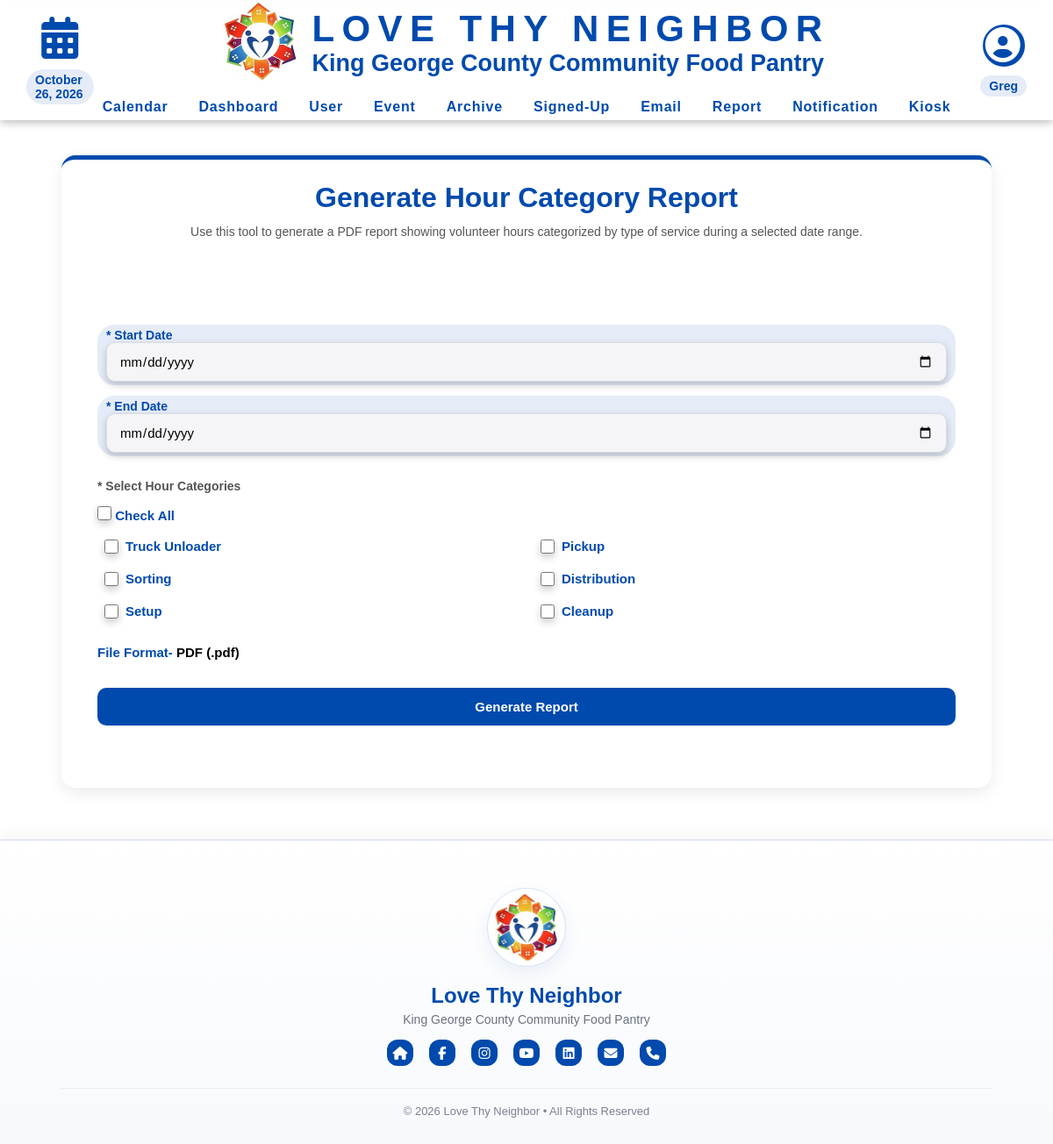
The page /hourCategoryReport.php (signed in) on the database as committed earlier.
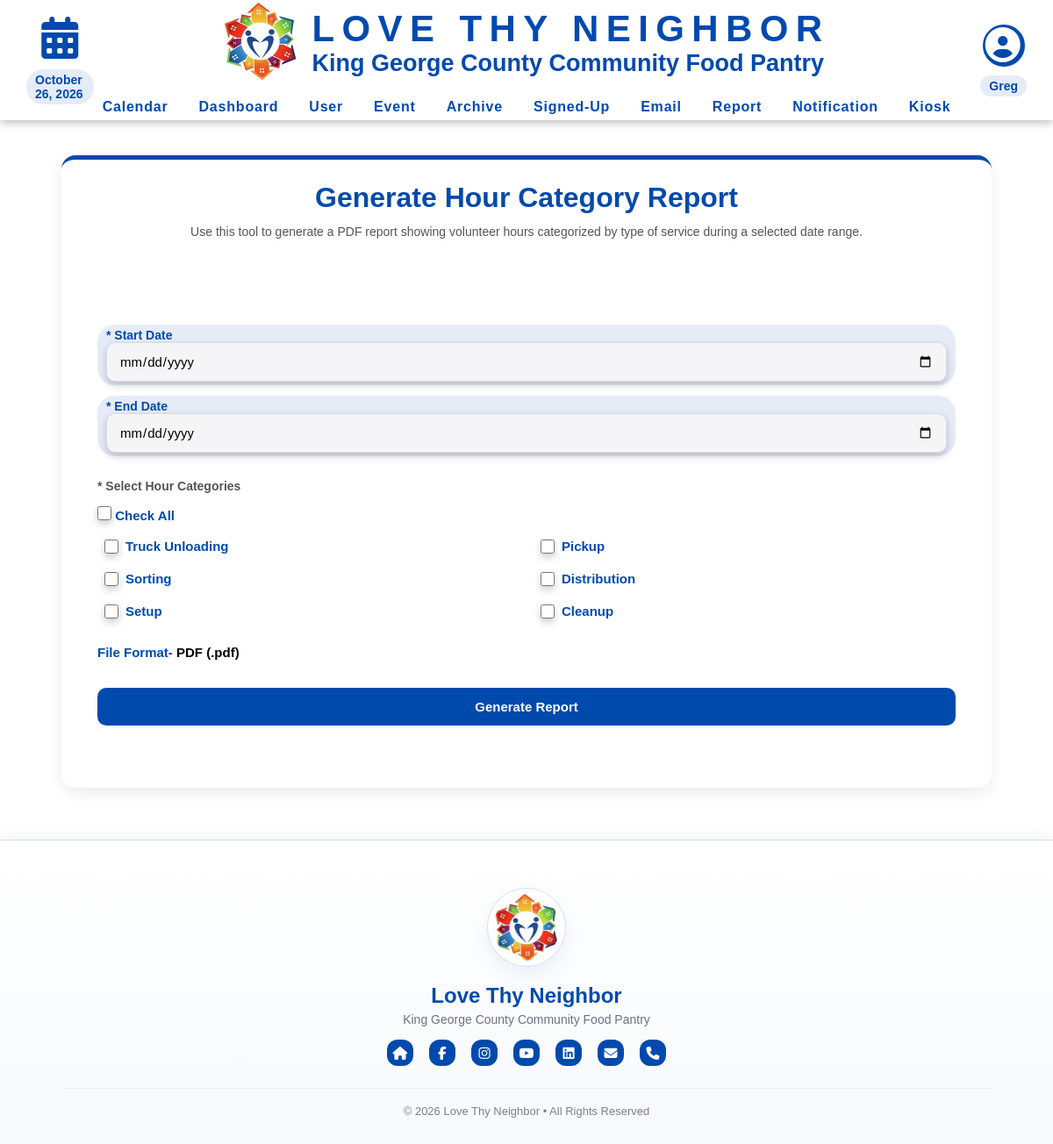
The same page on the database as committed later.
### tables this page shows
CREATE TABLE `dbroles` (
  `role_id` int NOT NULL AUTO_INCREMENT,
  `role` varchar(255) DEFAULT NULL,
  `role_description` text,
  `shift_group` enum('Early','Main','Late') NOT NULL DEFAULT 'Main',
  PRIMARY KEY (`role_id`)
);

### hourCategoryReport.php (the view, shortened to what this page needs)
<?php
$sdate = $_POST['sdate'] ?? '';
$edate = $_POST['edate'] ?? '';
$selectedRoles = $_POST['roles'] ?? [];
$roles = [];
$con = connect();
$querey = "SELECT role_id, role FROM dbroles ORDER BY role_id ASC";
$stmt = $con->prepare($querey);
$stmt->execute();
$stmt->bind_result($roleId, $roleName);
while ($stmt->fetch()) {
    $roles[] = [$roleId, $roleName];
}
?>
<!DOCTYPE html>
<html lang="en">
<head>
    <link href="css/layoutInfo.css" rel="stylesheet">
    <?php require_once('header.php'); ?>
</head>
<body>
    <div class="page-wrapper">
            <div class="info-card">
                <div class="info-header">
                    <h1>Generate Hour Category Report</h1>
                    <p>Use this tool to generate a PDF report showing volunteer hours categorized by type of service during a selected date range.</p>
                </div>
            <main>
                <div class="main-content-box">
                    <form method="POST" action="processHourCategoryReport.php" class="info-form">
                        <div style="margin-bottom: 1.5rem; margin-top: 1.5rem;">
                            <div class="Start date">
                                <label for="sdate">* Start Date </label>
                                <input type="date" id="sdate" name="sdate" value="<?php echo htmlspecialchars($sdate); ?>" required>
                            </div>
                            <div class="End date">
                                <label for="edate">* End Date </label>
                                <input type="date" id="edate" name="edate" value="<?php echo htmlspecialchars($edate); ?>" required>
                            </div>
                        </div>
                        <div style="margin-bottom: 1.5rem; margin-top: 1.5rem;">
                            <p style="font-weight: 600; margin-bottom: 0.75rem;">* Select Hour Categories</p>
                            <div style="margin-bottom: 0.75rem;">
                                <label class="checkbox-group">
                                    <input type="checkbox" id="check_all_roles">
                                    <span>Check All</span>
                                </label>
                            </div>
                            <div class="checkbox-group checkbox-grid">
                                <?php foreach ($roles as $role): ?>
                                    <label>
                                        <input
                                            type="checkbox"
                                            class="role-checkbox"
                                            name="roles[]"
                                            value="<?php echo htmlspecialchars($role[0]); ?>"
                                            <?php echo in_array((string)$role[0], array_map('strval', $selectedRoles), true) ? 'checked' : ''; ?>
                                        >
                                        <?php echo htmlspecialchars($role[1]); ?>
                                    </label>
                                <?php endforeach; ?>
                            </div>
                        </div>
                        <div style="margin-bottom: 1.5rem; margin-top: 1.5rem;">
                            <label for="format" style="font-weight: 600;">File Format-</label>
                            <span style="color: #000;">PDF (.pdf)</span>
                        </div>
                        <div style="text-align: center; margin-top: 2rem;">
                            <button type="submit" name="action" value="send" class="submit-btn">Generate Report</button>
                        </div>
                    </form>
                </div>
            </main>
        </div>
    </div>
    <?php include 'footer.php'; ?>
</body>
</html>

Rows that differ between the two databases and show on the page:
changed dbroles: role "Truck Unloader" → "Truck Unloading"
